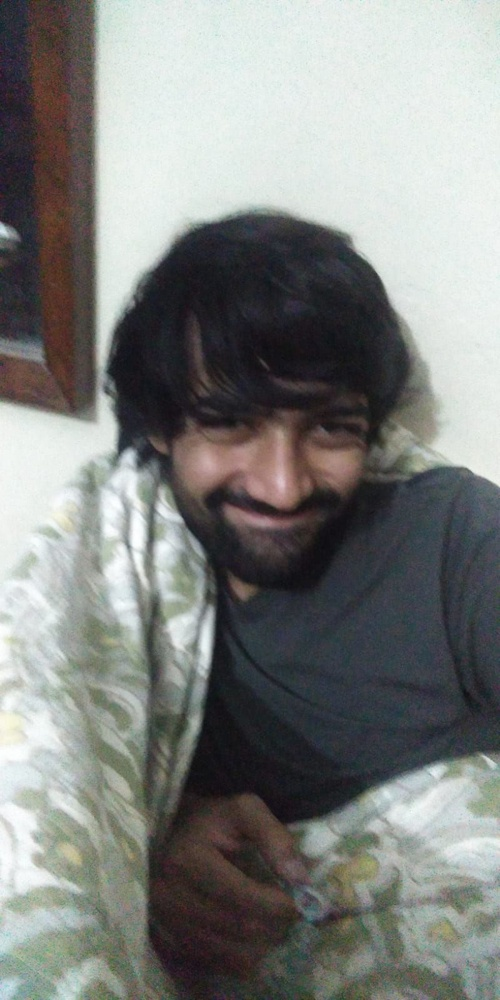
#> input picture images/khali.jpg, 500 x 1000 px, shrunk from 800 x 1600 before the run
$ jupyter execute lab7.ipynb
#> lines starting #> are read from the running program, lines starting #| are printed output that depends on the picture; after the words box and inside, x2 and y2 are one past the last pixel; in counts of white or black regions, pixels touching at a corner belong together
# Lab 7

[cell 1]
import cv2
import numpy as np
import matplotlib.pyplot as plt

[cell 2]
import matplotlib.pyplot as plt
import numpy as np

def f(x):
    y = np.zeros_like(x)
    y[x <= 0.25] = 1 - x[x <= 0.25]
    y[(x > 0.25) & (x <= 0.5)] = 1
    y[x > 0.5] = x[x > 0.5]
    return y

x_values = np.linspace(0, 1, num=100)

y_values = f(x_values)

plt.plot(x_values, y_values)
plt.title('Graph of f(x)')
plt.xlabel('Intensity Values (x)')
plt.ylabel('Transformed Intensity Values (f(x))')
plt.grid(True)
plt.show()
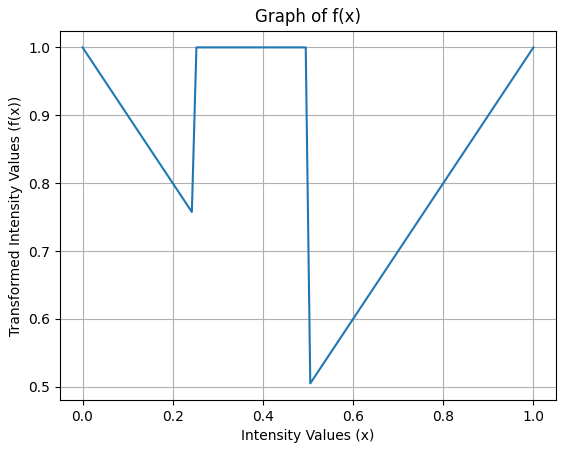
#> figure drawn by matplotlib, 1 panel; curve peaks at x = 0, y = 1

[cell 3]
input_image = cv2.imread('images/khali.jpg', cv2.IMREAD_GRAYSCALE)
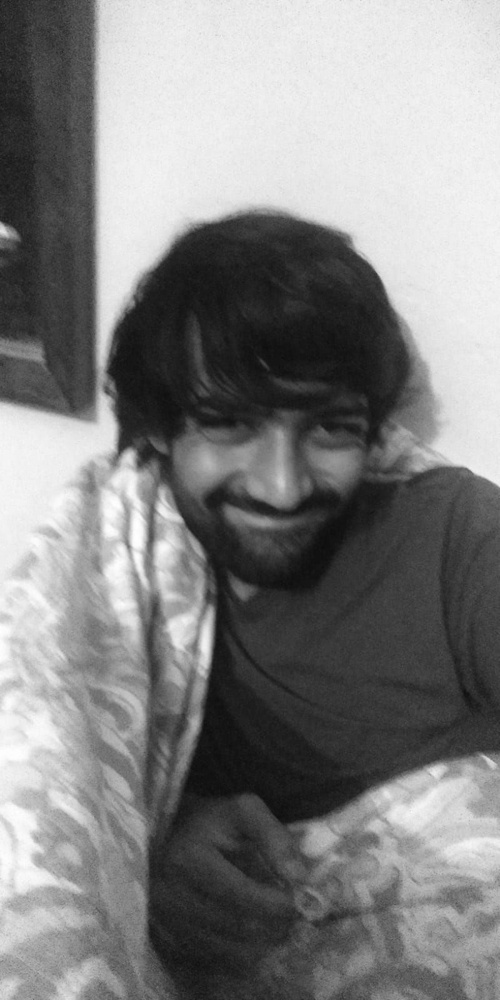
#> input_image: shape (1000, 500); min 12, max 255, mean 129.3

input_image_normalized = input_image / 255.0

transformed_image = f(input_image_normalized)
#> in f (call 2), `y[x <= 0.25] = 1 - x[x <= 0.25]`:
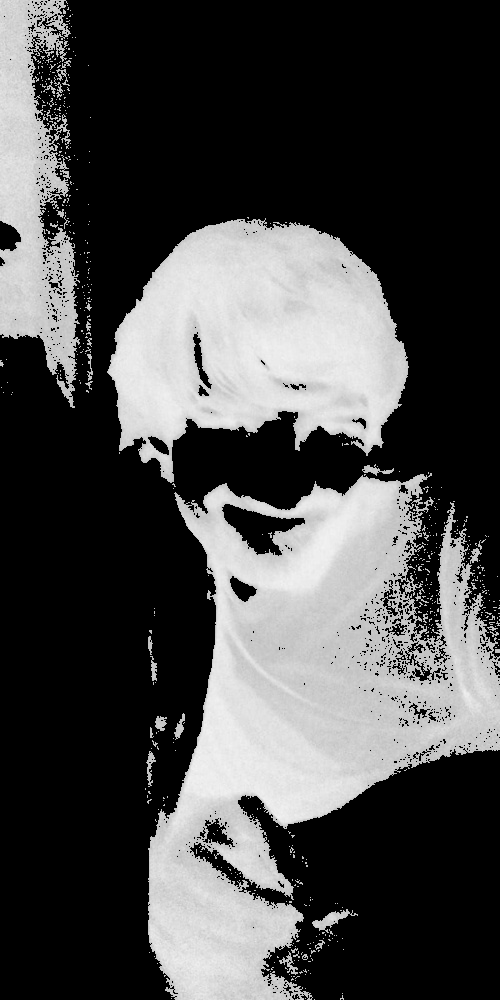
#> y: shape (1000, 500) float64; min 0, max 0.953, mean 0.288
#> in f (call 2), `y[(x > 0.25) & (x <= 0.5)] = 1`:
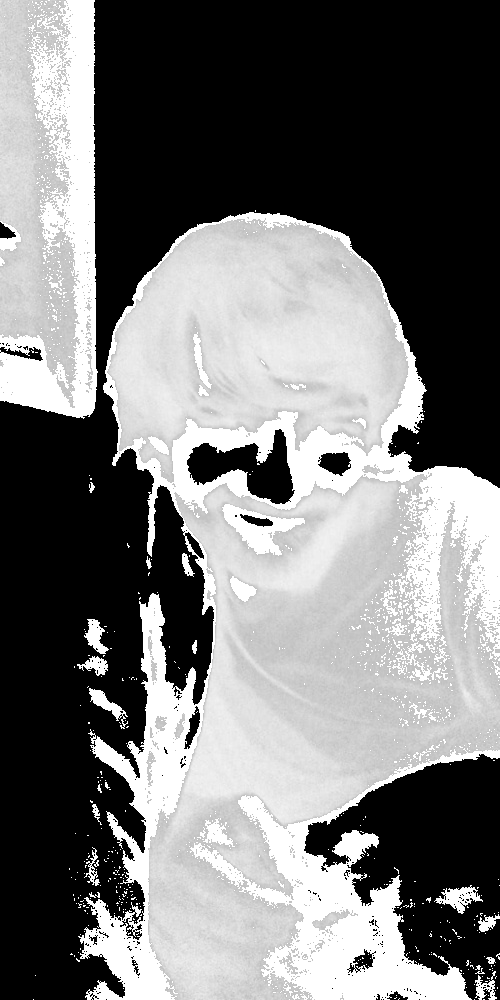
#> y: shape (1000, 500) float64; 17.78% of pixels changed, all inside (x1, y1, x2, y2) = (0, 0, 500, 1000)
#> in f (call 2), `y[x > 0.5] = x[x > 0.5]`:
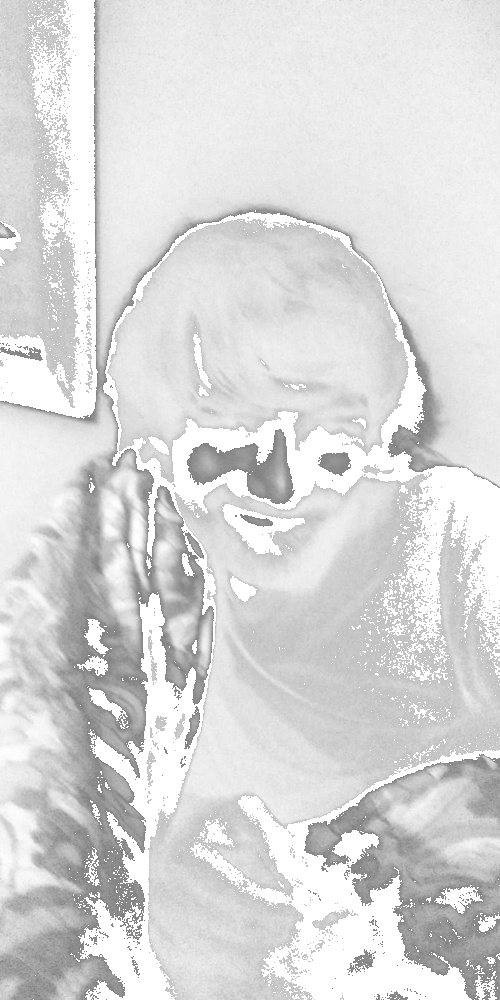
#> y: shape (1000, 500) float64; min 0.502, max 1, mean 0.854

transformed_image_uint8 = (transformed_image * 255).astype(np.uint8)

fig, axes = plt.subplots(1, 2, figsize=(6, 6))
ax = axes.ravel()

ax[0].imshow(input_image, cmap='gray')
ax[0].set_title('Original Image')
ax[0].axis('off')

ax[1].imshow(transformed_image_uint8, cmap='gray')
ax[1].set_title('Transformed Image')
ax[1].axis('off')

plt.show()

[cell 4]
def myhist_equ(image):
    hist, bins = np.histogram(image.flatten(), 256, [0, 256])
#> hist = 256 values, max 12398 at index 236, min 0 at index 0, mean 1953.1; bins = 257 values from 0 to 256

    cdf = hist.cumsum()
#> cdf = 256 values from 0 to 500000
    cdf_normalized = cdf * hist.max() / cdf.max()
#> cdf_normalized = 256 values from 0 to 12398
    # print(hist)
    cdf_m = np.ma.masked_equal(cdf, 0)

    cdf_m = (cdf_m - cdf_m.min()) * 255 / (cdf_m.max() - cdf_m.min())

    cdf = np.ma.filled(cdf_m, 0).astype('uint8')
#> cdf = 256 values from 0 to 255

    equalized_image = cdf[image]
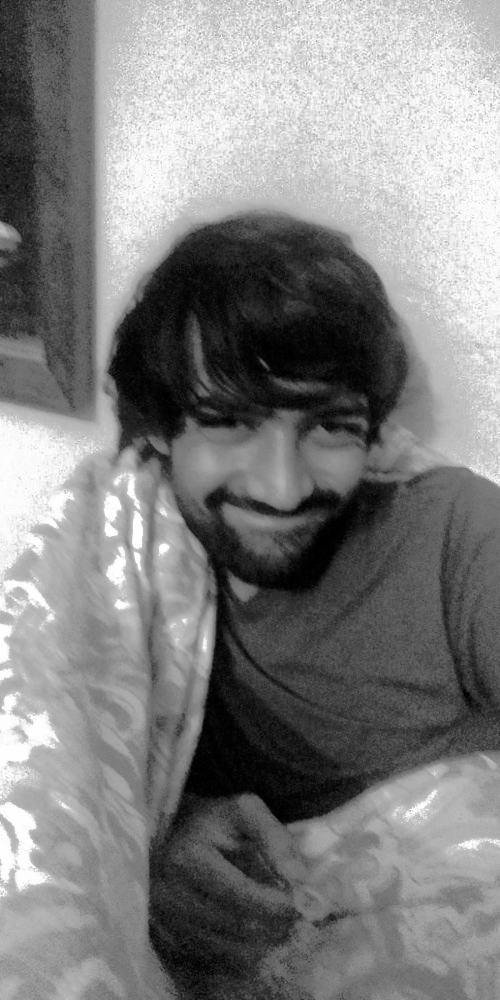
#> equalized_image: shape (1000, 500); min 0, max 255, mean 128

    plt.figure(figsize=(12, 8))

    plt.subplot(2, 2, 1)
    plt.imshow(image, cmap='gray')
    plt.title('Original Image')
    plt.axis('off')

    plt.subplot(2, 2, 2)
    plt.hist(image.flatten(), 256, [0, 256], color='r')
    plt.title('Histogram of Original Image')

    plt.subplot(2, 2, 3)
    plt.imshow(equalized_image, cmap='gray')
    plt.title('Equalized Image')
    plt.axis('off')

    plt.subplot(2, 2, 4)
    plt.hist(equalized_image.flatten(), 256, [0, 256], color='r')
    plt.title('Histogram of Equalized Image')

    plt.show()
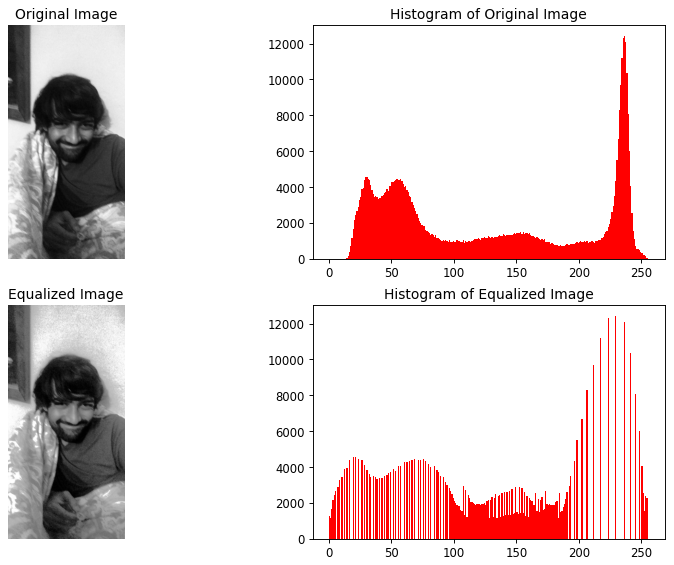
#> figure drawn by matplotlib, 4 panels; panel 2: tallest bar 12398 high, from x = 236 to 237; panel 4: tallest bar 12398 high, from x = 229 to 230

image = cv2.imread('images/khali.jpg', cv2.IMREAD_GRAYSCALE)

myhist_equ(image)

[cell 5]
def contrastStretch(image):
    # Calculate the minimum and maximum pixel values
    min_value = np.min(image)
#> min_value = 12
    max_value = np.max(image)
#> max_value = 255

    # Apply contrast stretching
    stretched_image = (image - min_value) * (255 / (max_value - min_value))
    stretched_image = stretched_image.astype(np.uint8)

    plt.figure(figsize=(12, 8))

    plt.subplot(2, 2, 1)
    plt.imshow(image, cmap='gray')
    plt.title('Original Image')
    plt.axis('off')

    plt.subplot(2, 2, 2)
    plt.hist(image.flatten(), 256, [0, 256], color='r')
    plt.title('Histogram of Original Image')

    plt.subplot(2, 2, 3)
    plt.imshow(stretched_image, cmap='gray')
    plt.title('Contrast Stretched Image')
    plt.axis('off')

    plt.subplot(2, 2, 4)
    plt.hist(stretched_image.flatten(), 256, [0, 256], color='r')
    plt.title('Histogram of Stretched Image')

    plt.show()
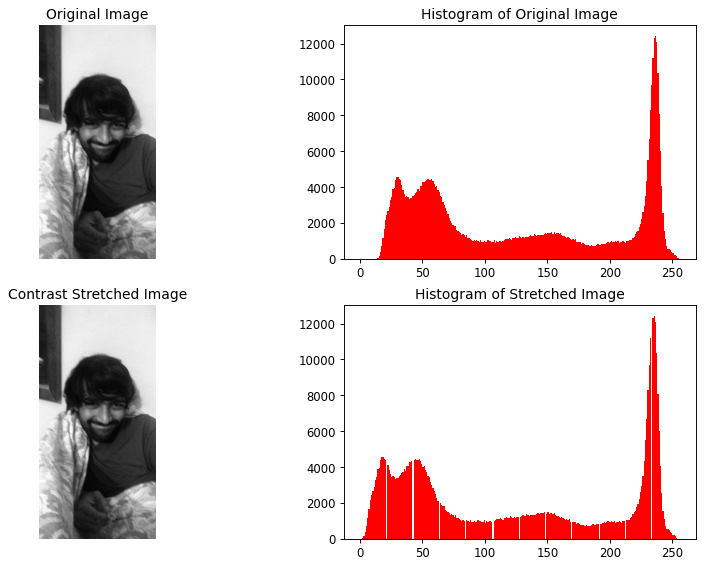
#> figure drawn by matplotlib, 4 panels; panel 2: tallest bar 12398 high, from x = 236 to 237; panel 4: tallest bar 12398 high, from x = 235 to 236

image = cv2.imread('images/khali.jpg', cv2.IMREAD_GRAYSCALE)

contrastStretch(image)
